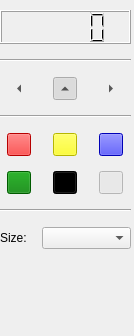
<ui version="4.0" >
 <class>toolsDock</class>
 <widget class="QDockWidget" name="toolsDock" >
  <property name="geometry" >
   <rect>
    <x>0</x>
    <y>0</y>
    <width>134</width>
    <height>336</height>
   </rect>
  </property>
  <property name="minimumSize" >
   <size>
    <width>130</width>
    <height>36</height>
   </size>
  </property>
  <property name="windowTitle" >
   <string>Tools</string>
  </property>
  <widget class="QWidget" name="dockWidgetContents" >
   <widget class="QWidget" name="" >
    <property name="geometry" >
     <rect>
      <x>0</x>
      <y>10</y>
      <width>131</width>
      <height>251</height>
     </rect>
    </property>
    <layout class="QVBoxLayout" name="verticalLayout" >
     <property name="spacing" >
      <number>15</number>
     </property>
     <item>
      <layout class="QHBoxLayout" name="horizontalLayout" >
       <item>
        <widget class="MVCLCDNumber" name="mvcLcdNumber" />
       </item>
      </layout>
     </item>
     <item>
      <widget class="Line" name="line" >
       <property name="orientation" >
        <enum>Qt::Horizontal</enum>
       </property>
      </widget>
     </item>
     <item>
      <layout class="QHBoxLayout" name="horizontalLayout_2" >
       <item>
        <widget class="QToolButton" name="actionLeft" >
         <property name="text" >
          <string>&lt;-</string>
         </property>
         <property name="checkable" >
          <bool>true</bool>
         </property>
         <property name="autoRaise" >
          <bool>true</bool>
         </property>
         <property name="arrowType" >
          <enum>Qt::LeftArrow</enum>
         </property>
        </widget>
       </item>
       <item>
        <widget class="QToolButton" name="actionForward" >
         <property name="text" >
          <string>^</string>
         </property>
         <property name="checkable" >
          <bool>true</bool>
         </property>
         <property name="checked" >
          <bool>true</bool>
         </property>
         <property name="autoRaise" >
          <bool>true</bool>
         </property>
         <property name="arrowType" >
          <enum>Qt::UpArrow</enum>
         </property>
        </widget>
       </item>
       <item>
        <widget class="QToolButton" name="actionRight" >
         <property name="text" >
          <string>-></string>
         </property>
         <property name="checkable" >
          <bool>true</bool>
         </property>
         <property name="autoRaise" >
          <bool>true</bool>
         </property>
         <property name="arrowType" >
          <enum>Qt::RightArrow</enum>
         </property>
        </widget>
       </item>
      </layout>
     </item>
     <item>
      <widget class="Line" name="line_2" >
       <property name="orientation" >
        <enum>Qt::Horizontal</enum>
       </property>
      </widget>
     </item>
     <item>
      <layout class="QGridLayout" name="gridLayout_2" >
       <item row="0" column="0" >
        <widget class="QToolButton" name="actionSlow" >
         <property name="styleSheet" >
          <string notr="true" >background-color: red;</string>
         </property>
         <property name="text" >
          <string/>
         </property>
         <property name="checkable" >
          <bool>true</bool>
         </property>
        </widget>
       </item>
       <item row="0" column="1" >
        <widget class="QToolButton" name="actionInvert" >
         <property name="styleSheet" >
          <string notr="true" >background-color: yellow;</string>
         </property>
         <property name="text" >
          <string/>
         </property>
         <property name="checkable" >
          <bool>true</bool>
         </property>
        </widget>
       </item>
       <item row="0" column="2" >
        <widget class="QToolButton" name="actionJump" >
         <property name="styleSheet" >
          <string notr="true" >background-color: blue</string>
         </property>
         <property name="text" >
          <string/>
         </property>
         <property name="checkable" >
          <bool>true</bool>
         </property>
        </widget>
       </item>
       <item row="1" column="0" >
        <widget class="QToolButton" name="actionSpeed" >
         <property name="styleSheet" >
          <string notr="true" >background-color: green</string>
         </property>
         <property name="text" >
          <string/>
         </property>
         <property name="checkable" >
          <bool>true</bool>
         </property>
        </widget>
       </item>
       <item row="1" column="1" >
        <widget class="QToolButton" name="actionBounceBack" >
         <property name="styleSheet" >
          <string notr="true" >background-color: black</string>
         </property>
         <property name="text" >
          <string/>
         </property>
         <property name="checkable" >
          <bool>true</bool>
         </property>
        </widget>
       </item>
       <item row="1" column="2" >
        <widget class="QToolButton" name="actionNeutral" >
         <property name="styleSheet" >
          <string notr="true" >background-color: white</string>
         </property>
         <property name="text" >
          <string/>
         </property>
         <property name="checkable" >
          <bool>true</bool>
         </property>
         <property name="checked" >
          <bool>true</bool>
         </property>
        </widget>
       </item>
      </layout>
     </item>
     <item>
      <widget class="Line" name="line_3" >
       <property name="orientation" >
        <enum>Qt::Horizontal</enum>
       </property>
      </widget>
     </item>
     <item>
      <layout class="QFormLayout" name="formLayout" >
       <item row="0" column="0" >
        <widget class="QLabel" name="label" >
         <property name="text" >
          <string>Size:</string>
         </property>
        </widget>
       </item>
       <item row="0" column="1" >
        <widget class="QComboBox" name="tileSizeBox" >
         <property name="maxVisibleItems" >
          <number>5</number>
         </property>
        </widget>
       </item>
      </layout>
     </item>
    </layout>
   </widget>
  </widget>
 </widget>
 <customwidgets>
  <customwidget>
   <class>MVCLCDNumber</class>
   <extends>QLCDNumber</extends>
   <header>mvclcdnumber</header>
  </customwidget>
 </customwidgets>
 <resources/>
 <connections/>
</ui>
